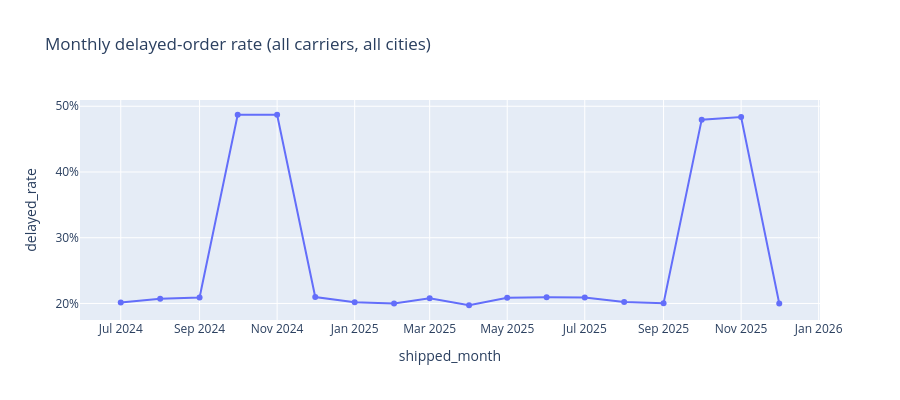

The cell this chart's notebook holds for it:
### Code cell
# Trend: is the on-time rate actually declining as the brief suggests?
evaluable['shipped_month'] = evaluable['shipped_at'].dt.to_period('M').astype(str)

trend = (evaluable.groupby('shipped_month')
    .agg(shipments=('shipment_id', 'count'),
         delayed=('is_delayed', 'sum'))
    .assign(delayed_rate=lambda d: d['delayed'] / d['shipments'])
    .reset_index())

fig = px.line(trend, x='shipped_month', y='delayed_rate', markers=True,
              title='Monthly delayed-order rate (all carriers, all cities)')
fig.update_layout(height=400, yaxis_tickformat='.0%')
fig.show()

trend

### Figure 1 — Plotly figure (JSON) as saved in the notebook; plotly's stock layout.template omitted (floating-point values rounded to 4 significant figures)
{"data": [{"hovertemplate": "shipped_month=%{x}<br>delayed_rate=%{y}<extra></extra>", "legendgroup": "", "line": {"color": "#636efa", "dash": "solid"}, "marker": {"symbol": "circle"}, "mode": "lines+markers", "name": "", "orientation": "v", "showlegend": false, "type": "scatter", "x": ["2024-07", "2024-08", "2024-09", "2024-10", "2024-11", "2024-12", "2025-01", "2025-02", "2025-03", "2025-04", "2025-05", "2025-06", "2025-07", "2025-08", "2025-09", "2025-10", "2025-11", "2025-12"], "xaxis": "x", "y": [0.2013, 0.2071, 0.2091, 0.4869, 0.4871, 0.2098, 0.2017, 0.2, 0.208, 0.1973, 0.2087, 0.2094, 0.2089, 0.2024, 0.2003, 0.4796, 0.4835, 0.1999], "yaxis": "y"}], "layout": {"height": 400, "legend": {"tracegroupgap": 0}, "title": {"text": "Monthly delayed-order rate (all carriers, all cities)"}, "xaxis": {"anchor": "y", "domain": [0, 1], "title": {"text": "shipped_month"}}, "yaxis": {"anchor": "x", "domain": [0, 1], "tickformat": ".0%", "title": {"text": "delayed_rate"}}}}
